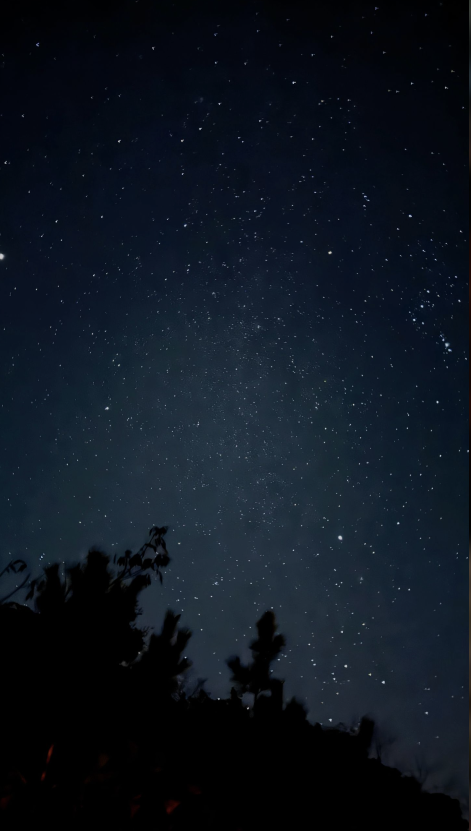
#> input picture photos/05-starry-night-sky.png, 942 x 1662 px (shown at 1/2 size); its folder holds 4 pictures in this run
$ python generate-thumbnails.py
#> lines starting #> are read from the running program, lines starting #| are printed output that depends on the picture
from PIL import Image
import os
import glob

photos_dir = '/home/louhao/Phyll1s0.Space/photos'

# 获取所有原图文件
files = glob.glob(os.path.join(photos_dir, '*.png')) + \
        glob.glob(os.path.join(photos_dir, '*.jpg')) + \
        glob.glob(os.path.join(photos_dir, '*.jpeg'))

for file_path in files:
    filename = os.path.basename(file_path)
    name = os.path.splitext(filename)[0]

    # 生成缩略图（压缩版）
    thumb_path = os.path.join(photos_dir, f'{name}-thumb.webp')
    # 生成高清 WebP
    full_path = os.path.join(photos_dir, f'{name}.webp')

    try:
        img = Image.open(file_path)
#> img is the input picture: PIL image 942x1662 RGBA; mean R, G, B, A 13.6, 21.4, 31.4, 255

        # 缩略图：宽度 800px，质量 60%
        img_thumb = img.copy()
        img_thumb.thumbnail((800, 800), Image.LANCZOS)
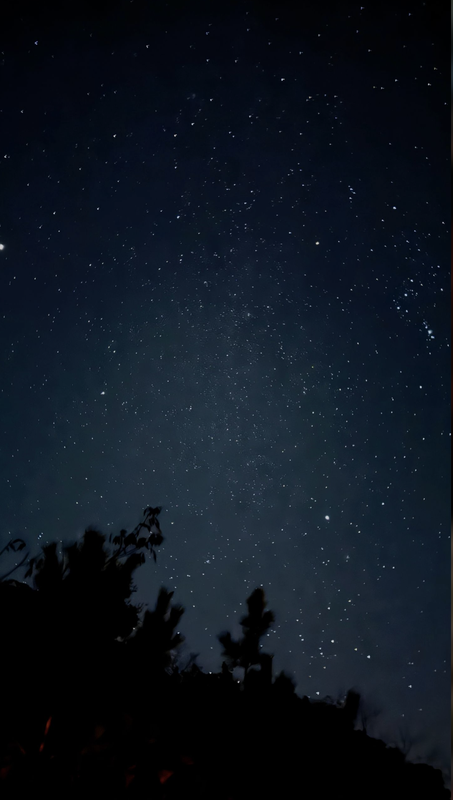
#> img_thumb: PIL image 453x800 RGBA; mean R, G, B, A 13.6, 21.4, 31.4, 255
        img_thumb.save(thumb_path, 'WEBP', quality=60)
        print(f'✅ Thumbnail: {filename} → {name}-thumb.webp')

        # 高清图：原尺寸，质量 85%
        img.save(full_path, 'WEBP', quality=85)
        print(f'✅ Full: {filename} → {name}.webp')

    except Exception as e:
        print(f'❌ Failed: {filename} - {e}')
#> pass 2 of the loop `for file_path in files:`:
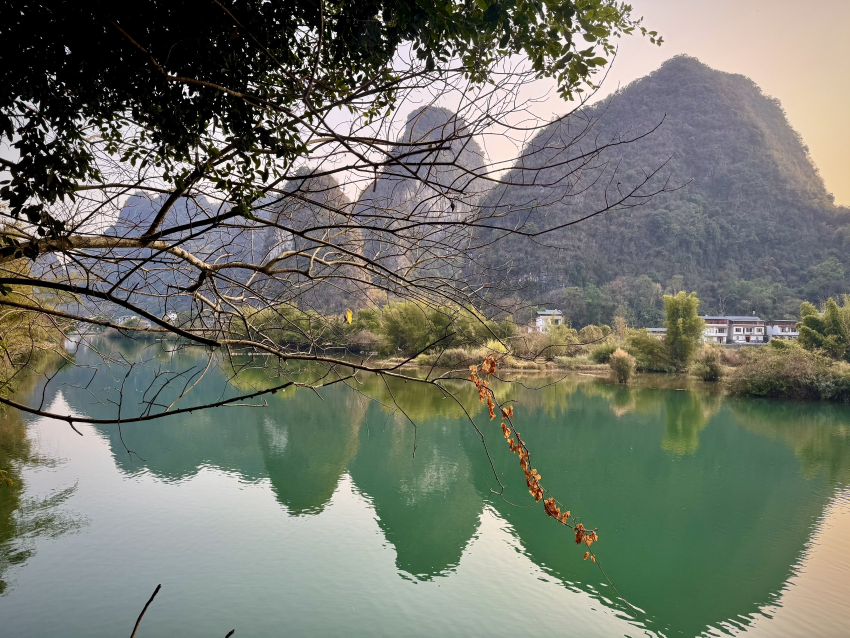
#> input picture photos/07-guilin-landscape.png, 2550 x 1912 px (shown at 1/3 size)
#> img is the input picture: PIL image 2550x1912 RGB; mean R, G, B 114.8, 118.3, 107.5
#> `img_thumb.thumbnail((800, 800), Image.LANCZOS)`:
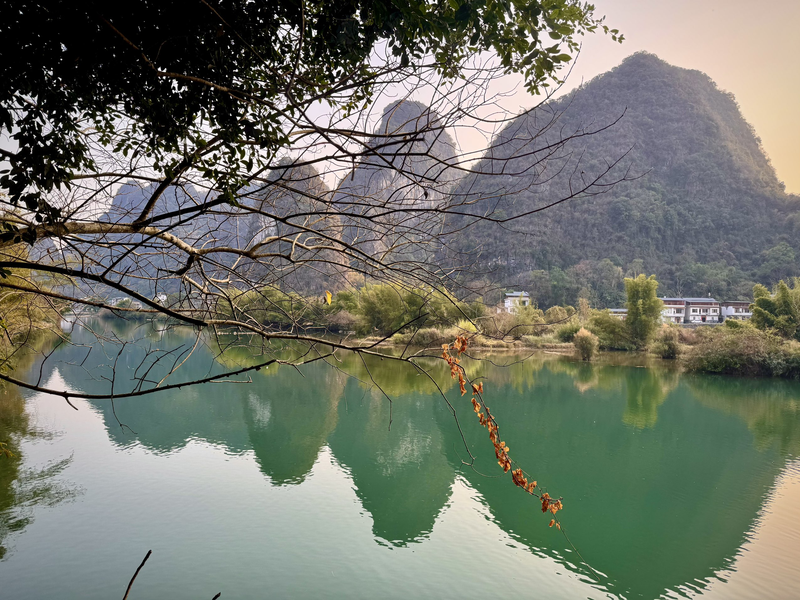
#> img_thumb: PIL image 800x600 RGB; mean R, G, B 114.8, 118.4, 107.6
#> pass 3 of the loop `for file_path in files:`:
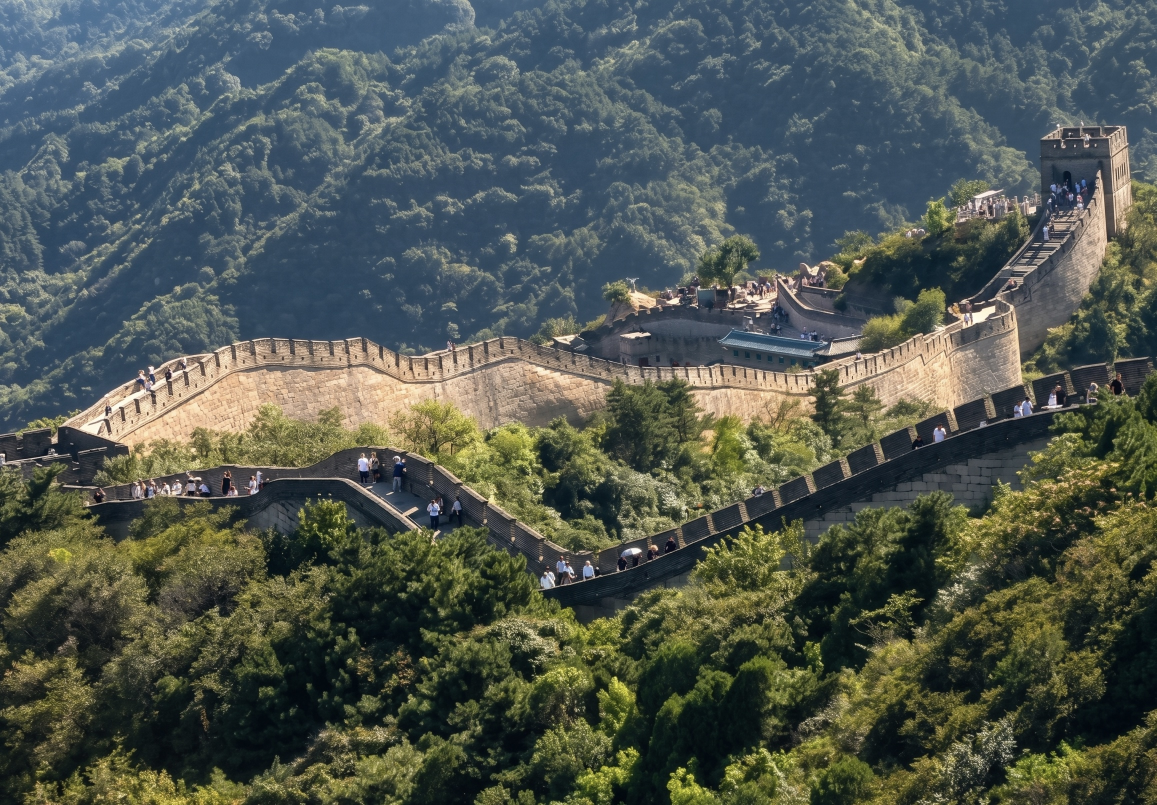
#> input picture photos/10-great-wall-summer.png, 2313 x 1610 px (shown at 1/2 size)
#> img is the input picture: PIL image 2313x1610 RGB; mean R, G, B 80.1, 87.4, 80.3
#> `img_thumb.thumbnail((800, 800), Image.LANCZOS)`:
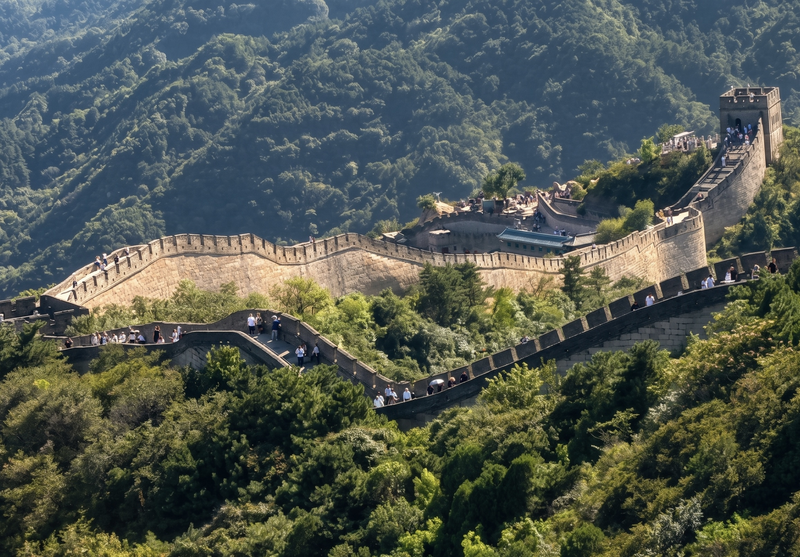
#> img_thumb: PIL image 800x557 RGB; mean R, G, B 80.1, 87.4, 80.3
#> the loop made 4 passes; the first 3 are shown

print('\nDone!')
